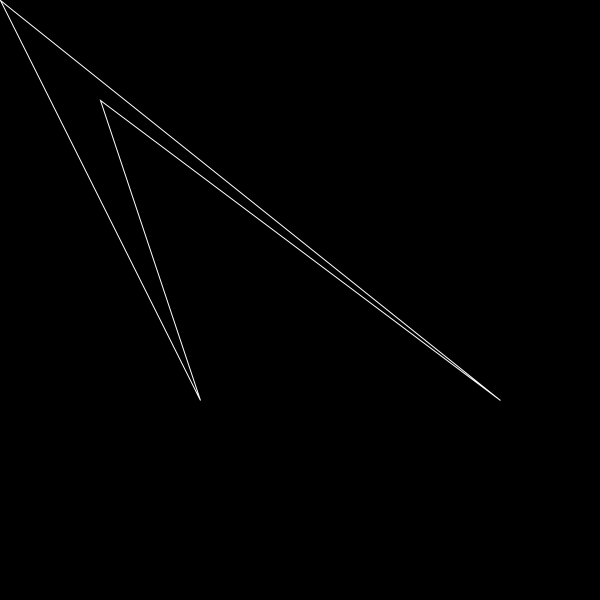
Frame 1 (no input)
Frame 60 (the mouse pressed at the canvas centre just before this capture): identical to frame 1, image omitted
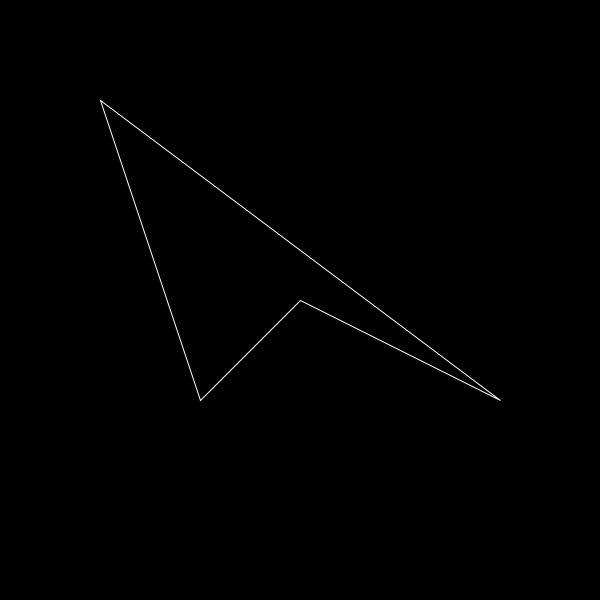
Frame 120 (the mouse held since frame 60 and released just before this capture)

The Processing sketch that drew these frames (run headless with seeded random() and noise(); from frame 60 on, the mouse is pressed at the canvas centre):

// Processing sketch: beginshape
// ── beginshape.pde
int dots = 20;

void setup() {
  size(600, 600);
}

void draw() {
  background(0);

  stroke(255);
  noFill();

  beginShape();
  vertex(100, 100);
  vertex(200, 400);
  vertex(mouseX, mouseY);
  vertex(500, 400);
  endShape(CLOSE);
 
}
